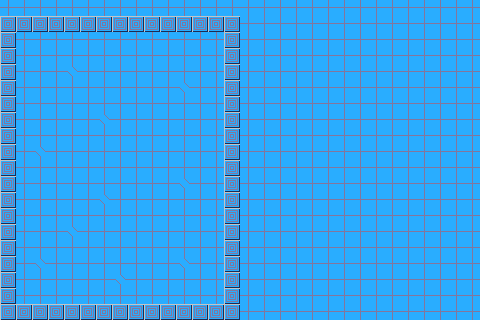

A level layout from a 2D game, rendered from its tile map. Below: a short description, then the map file with its tile-grid data intact:
An orthogonal 30x20 tile map with 16x16 px tiles, 2 tile layers (background, ground), 3 tilesets and 4 objects (3x sign).

<map version="1.2" tiledversion="1.3.4" orientation="orthogonal" renderorder="left-down" width="30" height="20" tilewidth="16" tileheight="16" infinite="0" nextlayerid="4" nextobjectid="20">
 <editorsettings>
  <export target="level1.json" format="json" />
 </editorsettings>
 <tileset firstgid="1" name="dummy" tilewidth="16" tileheight="16" tilecount="16" columns="4">
  <image source="../../imgs/castle@1x.png" width="64" height="64" />
  <tile id="0" type="wall" />
 </tileset>
 <tileset firstgid="17" name="level1" tilewidth="16" tileheight="16" tilecount="16" columns="4">
  <image source="../images/level1.png" width="64" height="64" />
  <tile id="0" type="wall" />
  <tile id="4" type="wall" />
 </tileset>
 <tileset firstgid="33" source="level1.tsx" />
 <layer id="3" name="background" width="30" height="20">
  <data encoding="csv">
25,25,25,25,25,25,25,25,25,25,25,25,25,25,25,25,25,25,25,25,25,25,25,25,25,25,25,25,25,25,
25,25,25,25,25,25,25,25,25,25,25,25,25,25,25,25,25,25,25,25,25,25,25,25,25,25,25,25,25,25,
25,25,25,25,25,25,25,25,25,25,25,25,25,25,25,25,25,25,25,25,25,25,25,25,25,25,25,25,25,25,
25,25,25,25,25,25,25,25,25,25,25,25,25,25,25,25,25,25,25,25,25,25,25,25,25,25,25,25,25,25,
25,25,25,25,29,25,25,25,25,25,25,25,25,25,25,25,25,25,25,25,25,25,25,25,25,25,25,25,25,25,
25,25,25,25,25,25,25,25,25,25,25,29,25,25,25,25,25,25,25,25,25,25,25,25,25,25,25,25,25,25,
25,25,25,25,25,25,25,25,25,25,25,25,25,25,25,25,25,25,25,25,25,25,25,25,25,25,25,25,25,25,
25,25,25,25,25,25,29,25,25,25,25,25,25,25,25,25,25,25,25,25,25,25,25,25,25,25,25,25,25,25,
25,25,25,25,25,25,25,25,25,25,25,25,25,25,25,25,25,25,25,25,25,25,25,25,25,25,25,25,25,25,
25,25,29,25,25,25,25,25,25,25,25,25,25,25,25,25,25,25,25,25,25,25,25,25,25,25,25,25,25,25,
25,25,25,25,25,25,25,25,25,25,25,25,25,25,25,25,25,25,25,25,25,25,25,25,25,25,25,25,25,25,
25,25,25,25,25,25,25,25,25,25,25,29,25,25,25,25,25,25,25,25,25,25,25,25,25,25,25,25,25,25,
25,25,25,25,25,25,29,25,25,25,25,25,25,25,25,25,25,25,25,25,25,25,25,25,25,25,25,25,25,25,
25,25,25,25,25,25,25,25,25,25,25,25,25,25,25,25,25,25,25,25,25,25,25,25,25,25,25,25,25,25,
25,25,25,25,29,25,25,25,25,25,25,25,25,25,25,25,25,25,25,25,25,25,25,25,25,25,25,25,25,25,
25,25,25,25,25,25,25,25,25,25,25,25,25,25,25,25,25,25,25,25,25,25,25,25,25,25,25,25,25,25,
25,25,29,25,25,25,25,25,25,25,25,29,25,25,25,25,25,25,25,25,25,25,25,25,25,25,25,25,25,25,
25,25,25,25,25,25,25,29,25,25,25,25,25,25,25,25,25,25,25,25,25,25,25,25,25,25,25,25,25,25,
25,25,25,25,25,25,25,25,25,25,25,25,25,25,25,25,25,25,25,25,25,25,25,25,25,25,25,25,25,25,
25,25,25,25,25,25,25,25,25,25,25,25,25,25,25,25,25,25,25,25,25,25,25,25,25,25,25,25,25,25
</data>
 </layer>
 <layer id="1" name="ground" width="30" height="20">
  <data encoding="csv">
0,0,0,0,0,0,0,0,0,0,0,0,0,0,0,0,0,0,0,0,0,0,0,0,0,0,0,0,0,0,
21,21,21,21,21,21,21,21,21,21,21,21,21,21,21,0,0,0,0,0,0,0,0,0,0,0,0,0,0,0,
21,0,0,0,0,0,0,0,0,0,0,0,0,0,21,0,0,0,0,0,0,0,0,0,0,0,0,0,0,0,
21,0,0,0,0,0,0,0,0,0,0,0,0,0,21,0,0,0,0,0,0,0,0,0,0,0,0,0,0,0,
21,0,0,0,0,0,0,0,0,0,0,0,0,0,21,0,0,0,0,0,0,0,0,0,0,0,0,0,0,0,
21,0,0,0,0,0,0,0,0,0,0,0,0,0,21,0,0,0,0,0,0,0,0,0,0,0,0,0,0,0,
21,0,0,0,0,0,0,0,0,0,0,0,0,0,21,0,0,0,0,0,0,0,0,0,0,0,0,0,0,0,
21,0,0,0,0,0,0,0,0,0,0,0,0,0,21,0,0,0,0,0,0,0,0,0,0,0,0,0,0,0,
21,0,0,0,0,0,0,0,0,0,0,0,0,0,21,0,0,0,0,0,0,0,0,0,0,0,0,0,0,0,
21,0,0,0,0,0,0,0,0,0,0,0,0,0,21,0,0,0,0,0,0,0,0,0,0,0,0,0,0,0,
21,0,0,0,0,0,0,0,0,0,0,0,0,0,21,0,0,0,0,0,0,0,0,0,0,0,0,0,0,0,
21,0,0,0,0,0,0,0,0,0,0,0,0,0,21,0,0,0,0,0,0,0,0,0,0,0,0,0,0,0,
21,0,0,0,0,0,0,0,0,0,0,0,0,0,21,0,0,0,0,0,0,0,0,0,0,0,0,0,0,0,
21,0,0,0,0,0,0,0,0,0,0,0,0,0,21,0,0,0,0,0,0,0,0,0,0,0,0,0,0,0,
21,0,0,0,0,0,0,0,0,0,0,0,0,0,21,0,0,0,0,0,0,0,0,0,0,0,0,0,0,0,
21,0,0,0,0,0,0,0,0,0,0,0,0,0,21,0,0,0,0,0,0,0,0,0,0,0,0,0,0,0,
21,0,0,0,0,0,0,0,0,0,0,0,0,0,21,0,0,0,0,0,0,0,0,0,0,0,0,0,0,0,
21,0,0,0,0,0,0,0,0,0,0,0,0,0,21,0,0,0,0,0,0,0,0,0,0,0,0,0,0,0,
21,0,0,0,0,0,0,0,0,0,0,0,0,0,21,0,0,0,0,0,0,0,0,0,0,0,0,0,0,0,
21,21,21,21,21,21,21,21,21,21,21,21,21,21,21,0,0,0,0,0,0,0,0,0,0,0,0,0,0,0
</data>
 </layer>
 <objectgroup id="2" name="objects">
  <object id="15" type="sign" gid="23" x="32" y="64" width="16" height="16">
   <properties>
    <property name="text" value="rad" />
   </properties>
  </object>
  <object id="17" type="sign" gid="23" x="64" y="208" width="16" height="16">
   <properties>
    <property name="text" value="a better sign" />
   </properties>
  </object>
  <object id="18" type="sign" gid="23" x="144" y="48" width="16" height="16">
   <properties>
    <property name="text" value="welcome to the lab" />
   </properties>
  </object>
  <object id="19" gid="23" x="256" y="-64" width="16" height="16" />
 </objectgroup>
</map>
